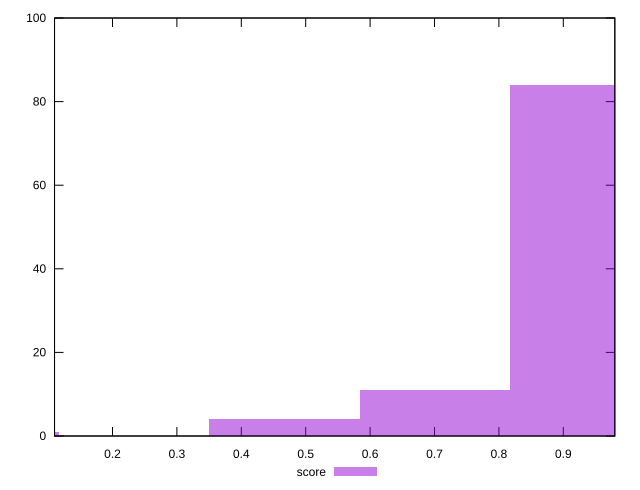

Recreate this plot in gnuplot.
reset

$score <<EOF
0.46690258774615645 4
0 1
0.9338051754923129 84
0.7003538816192347 11
EOF

set key outside below
set boxwidth 0.23345129387307822
set xrange [0.11:0.98]
set yrange [0:100]
set trange [0:100]
set style fill transparent solid 0.5 noborder
set terminal svg size 640, 490 enhanced background rgb 'white'
set output "report_00019_2021-02-10T18-14-37.922Z//total-blocking-time/samples/pages/score/histogram.svg"

plot $score title "score" with boxes

reset
